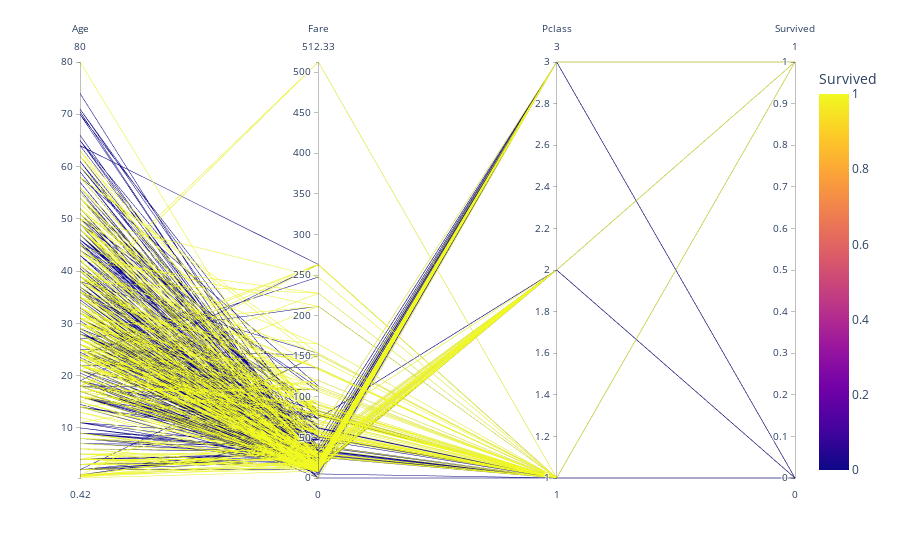

The notebook cell saved with this chart:
### Code cell
# Multivariate Parallel Coordinates Plot
fig = px.parallel_coordinates(df, dimensions=['Age', 'Fare', 'Pclass', 'Survived'], color='Survived')
fig.show()

### Figure 1 — Plotly figure (JSON) as saved in the notebook; plotly's stock layout.template omitted (floating-point values rounded to 4 significant figures; data arrays with more than 128 entries replaced by an {"elided": "..."} marker saying what was removed)
{"data": [{"dimensions": [{"label": "Age", "values": {"elided": "714 float values"}}, {"label": "Fare", "values": {"elided": "714 float values"}}, {"label": "Pclass", "values": {"elided": "714 int values"}}, {"label": "Survived", "values": {"elided": "714 int values"}}], "domain": {"x": [0, 1], "y": [0, 1]}, "line": {"color": {"elided": "714 int values"}, "coloraxis": "coloraxis"}, "name": "", "type": "parcoords"}], "layout": {"autosize": true, "coloraxis": {"colorbar": {"title": {"text": "Survived"}}, "colorscale": [[0, "#0d0887"], [0.1111, "#46039f"], [0.2222, "#7201a8"], [0.3333, "#9c179e"], [0.4444, "#bd3786"], [0.5556, "#d8576b"], [0.6667, "#ed7953"], [0.7778, "#fb9f3a"], [0.8889, "#fdca26"], [1, "#f0f921"]]}, "legend": {"tracegroupgap": 0}, "margin": {"t": 60}}}
